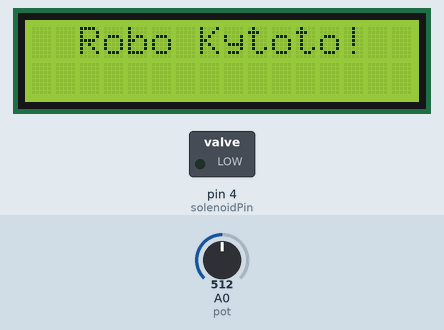
Simulated run of this sketch. Board: Arduino Uno, built with avr-gcc and run on an emulated ATmega328P. Shown: 16×2 character LCD, switched loads named in the sketch (green lamp = pin HIGH). Inputs (shaded band) come from the test bench; at power-on: A0 (pot) = 512.

Above: at 1.2 s.
1.3 s: A0 (pot) set to 530
At 2.3 s:
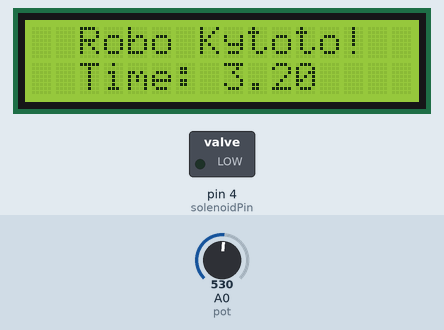
4.3 s: A0 (pot) set to 306
At 6.2 s:
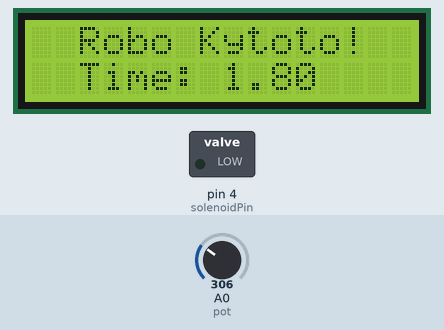
6.5 s: A0 (pot) set to 122
At 7.2 s:
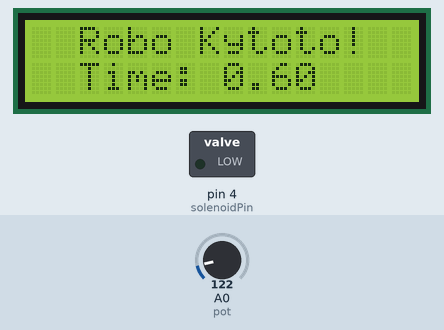
Timing chart, 0 to 14.0 s (numbered marks = the images above; inputs shaded):
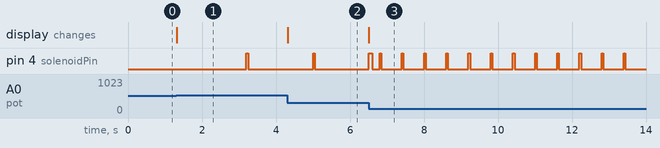

Measured:
- the behaviour switches between 515 and 516 on A0 (pot) (found by bisection; images 0 and 1)
- after the input at 1.3 s, pin 4 (solenoidPin): LOW → HIGH after 1.9 s, → LOW 0.05 s later; the display: changes at once (image 1)
- after the input at 4.3 s, the display: changes at once (image 2)
- after the input at 6.5 s, the display: changes at once (image 3)

The sketch:

kyoto.ino
```cpp
#include <LiquidCrystal_I2C.h>

LiquidCrystal_I2C lcd(0x27,16,2);  // set the LCD address to 0x3F for a 16 chars and 2 line display

// old calulation
//  intensity = (map(val0, 0, 255, 0, 5000)) / 1000.0;

const int solenoidPin = 4;  // solenoid control signal

unsigned long refreshInterval = 50;  // the last time the output pin was toggled
unsigned long lastRefreshTime = 0;    // the debounce time; increase if the output flickers

unsigned long lastDripTime = 0;    // the debounce time; increase if the output flickers

float openTime = 45;    // 45 ms, enough for a drop to form
float delayTime = 5000; // 5 seconds untill next drop

float dripRate;

int slideVal;
int prevSlideVal;

int arrayPlace = 0;
float timings[] = { 0.0, 0.2, 0.4, 0.6,
    0.8, 1.0, 1.2, 1.4,
    1.6, 1.8, 2.0, 2.2,
    2.4, 2.6, 2.8, 3.0,
    3.2, 3.4, 3.6, 3.8,
    4.0, 4.2, 4.4, 4.6,
    4.8, 5.0, 5.2, 5.4,
    5.6, 5.8, 6.0 };

void setup() {
  Serial.begin(9600);

  prevSlideVal = analogRead(A0) >> 2;

  lcd.init();
  lcd.clear();
  lcd.backlight();

  lcd.setCursor(2,0);   // Set cursor to character 2 on line 0
  lcd.print("Robo Kytoto!");

  pinMode(solenoidPin, OUTPUT); // setup solenoid
}

void pot(){
  if(millis() - lastRefreshTime >= refreshInterval){
    lastRefreshTime += refreshInterval;
    slideVal = analogRead(A0) >> 2;

    if (slideVal != prevSlideVal) {
      prevSlideVal =  analogRead(A0) >> 2;

      int arrayPlace = (map(slideVal, 0, 255, 0, 31));
      dripRate = int(timings[arrayPlace] * 1000); // set new drip speed (i.e. delay)

      lcd.setCursor(2,1);   // LCD display seconds
      lcd.print("Time: ");
      lcd.setCursor(8,1);
      lcd.print(timings[arrayPlace]);
    }
  }
}

void valve(){
   if(dripRate <= 0.2){
      digitalWrite(solenoidPin, LOW);
   }
   else if(millis() - lastDripTime >= dripRate){
      // Serial.println("Drip!");
      lastDripTime += dripRate;
      digitalWrite(solenoidPin, HIGH);
      delay(45);
  }
  digitalWrite(solenoidPin, LOW);
}

void loop() {
  pot();
  valve();

//  digitalWrite(solenoidPin, HIGH); // ON
//  delay(45);                       // wait # milliseconds (quick close to let only a drop through)
//  digitalWrite(solenoidPin, LOW);  // off
//  delay(dripRate);                 // wait # seconds
}
```
